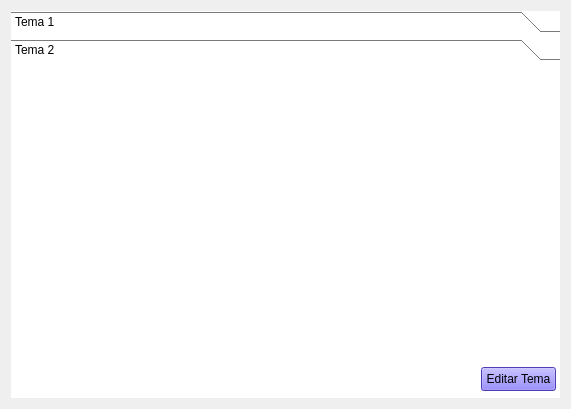
<?xml version="1.0" encoding="UTF-8"?>
<ui version="4.0">
 <class>Form</class>
 <widget class="QWidget" name="Form">
  <property name="geometry">
   <rect>
    <x>0</x>
    <y>0</y>
    <width>571</width>
    <height>409</height>
   </rect>
  </property>
  <property name="windowTitle">
   <string>Form</string>
  </property>
  <layout class="QVBoxLayout" name="verticalLayout_2">
   <item>
    <layout class="QVBoxLayout" name="verticalLayout">
     <item>
      <widget class="QToolBox" name="caixaTemaP">
       <property name="styleSheet">
        <string notr="true">background-color: rgb(255, 255, 255);</string>
       </property>
       <property name="currentIndex">
        <number>1</number>
       </property>
       <widget class="QWidget" name="page">
        <property name="geometry">
         <rect>
          <x>0</x>
          <y>0</y>
          <width>551</width>
          <height>329</height>
         </rect>
        </property>
        <attribute name="label">
         <string>Tema 1</string>
        </attribute>
        <widget class="QPushButton" name="pushButton_2">
         <property name="geometry">
          <rect>
           <x>470</x>
           <y>300</y>
           <width>75</width>
           <height>24</height>
          </rect>
         </property>
         <property name="styleSheet">
          <string notr="true">background-color: rgb(107, 88, 255);</string>
         </property>
         <property name="text">
          <string>Editar Tema</string>
         </property>
        </widget>
       </widget>
       <widget class="QWidget" name="page_2">
        <property name="geometry">
         <rect>
          <x>0</x>
          <y>0</y>
          <width>551</width>
          <height>329</height>
         </rect>
        </property>
        <attribute name="label">
         <string>Tema 2</string>
        </attribute>
        <widget class="QPushButton" name="pushButton">
         <property name="geometry">
          <rect>
           <x>470</x>
           <y>300</y>
           <width>75</width>
           <height>24</height>
          </rect>
         </property>
         <property name="styleSheet">
          <string notr="true">background-color: rgb(107, 88, 255);</string>
         </property>
         <property name="text">
          <string>Editar Tema</string>
         </property>
        </widget>
       </widget>
      </widget>
     </item>
    </layout>
   </item>
  </layout>
 </widget>
 <resources/>
 <connections/>
</ui>
